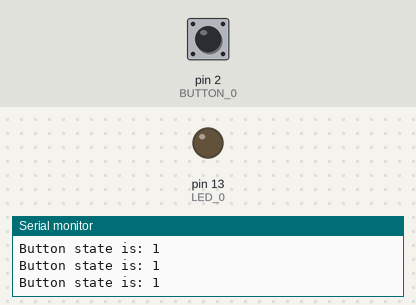
Bench run of a sketch on a simulated Arduino Uno, built with avr-gcc and run on an emulated ATmega328P. Parts: output pins drawn as LEDs (lit = HIGH), the last lines printed to the serial monitor. The inputs (shaded band) are chosen by the test bench; at power-on: pin 2 (BUTTON_0) HIGH.

Above: at 1.2 s.
1.3 s: pin 2 (BUTTON_0) pulled LOW for 0.15 s
At 1.39 s:
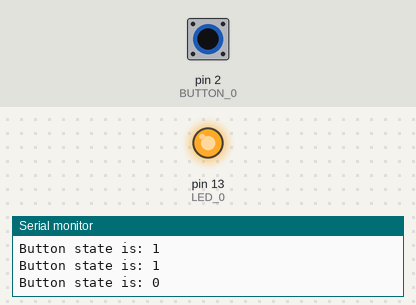
2.9 s: pin 2 (BUTTON_0) pulled LOW for 3.2 s
At 7.5 s:
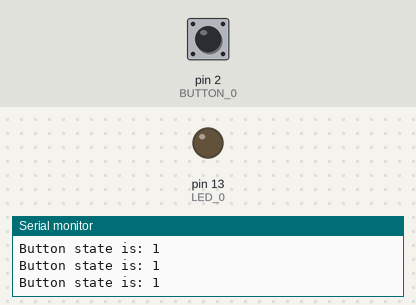
Timing chart, 0 to 9.0 s (numbered marks = the images above; inputs shaded):
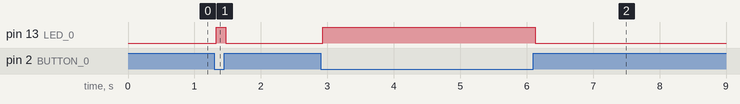

Measured:
- after the input at 1.3 s, pin 13 (LED_0): LOW → HIGH at once, → LOW 0.15 s later
- after the input at 2.9 s, pin 13 (LED_0): LOW → HIGH at once, → LOW 3.2 s later

The sketch:

ButtonBlinkFrequency.ino
```cpp
// TODO: Add second button, and implement blink frequency.

const int LED_0 = 13;
const int BUTTON_0 = 2;
int button_state = 0;

void setup() {
    Serial.begin(9600);
    pinMode(LED_0, OUTPUT);
    pinMode(BUTTON_0, INPUT_PULLUP);
}

void loop() {
    button_state = digitalRead(BUTTON_0);
    Serial.println("Button state is: " + String(button_state));

    if (button_state == 1) {
        digitalWrite(LED_0, LOW);
    }

    if (button_state == 0) {
        digitalWrite(LED_0, HIGH);
    }
}
```
